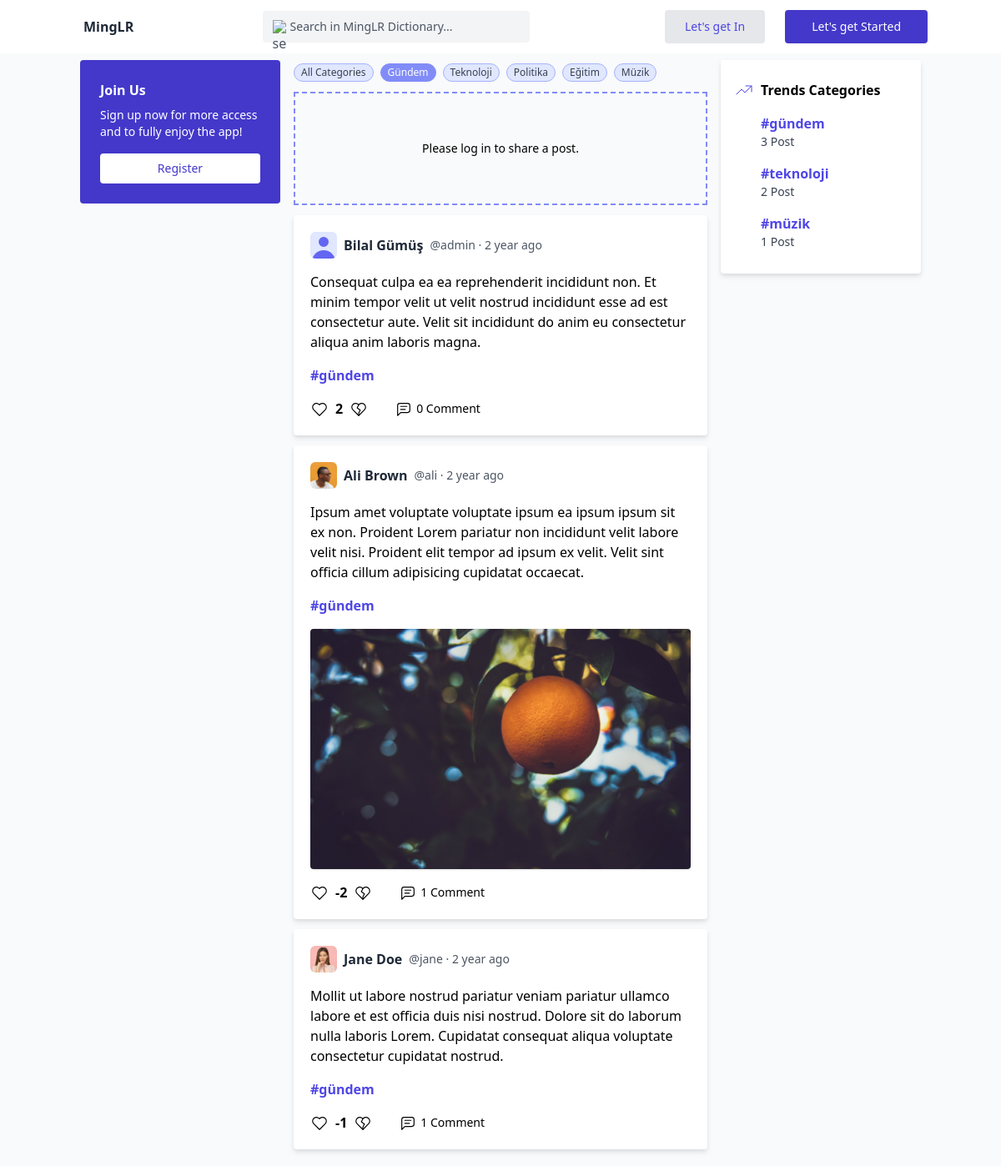
The page /pages/index.php?category_id=1 on the database its author committed.
### tables this page shows
CREATE TABLE `category` (
  `category_id` int(11) NOT NULL,
  `category_title` varchar(50) NOT NULL
);

CREATE TABLE `post` (
  `post_id` int(11) NOT NULL,
  `post_title` varchar(280) NOT NULL,
  `post_image` varchar(50) NOT NULL,
  `user_id` int(50) NOT NULL,
  `post_category_id` int(50) NOT NULL,
  `post_date` timestamp NOT NULL DEFAULT current_timestamp()
);

CREATE TABLE `users` (
  `id` int(11) NOT NULL,
  `username` varchar(255) NOT NULL,
  `first_name` varchar(50) NOT NULL,
  `last_name` varchar(50) NOT NULL,
  `email` varchar(255) NOT NULL,
  `password` varchar(255) NOT NULL,
  `profile_picture` varchar(50) NOT NULL DEFAULT 'default',
  `banner_picture` varchar(50) NOT NULL DEFAULT 'default',
  `role_id` int(11) NOT NULL DEFAULT 3,
  `user_date` timestamp NOT NULL DEFAULT current_timestamp() ON UPDATE current_timestamp()
);

### scripts/format_date.php (called while the page is built, shortened)
<?php
function time_elapsed_string($datetime, $full = false)
{
    $now = new DateTime;
    $ago = new DateTime($datetime);
    $diff = $now->diff($ago);
    $diff->w = floor($diff->d / 7);
    $diff->d -= $diff->w * 7;
    $string = array(
        'y' => 'year',
        'm' => 'month',
        'w' => 'week',
        'd' => 'day',
        'h' => 'hour',
        'i' => 'minute',
        's' => 'second',
    );
    foreach ($string as $k => &$v) {
        if ($diff->$k) {
            $v = $diff->$k . ' ' . $v;
        } else {
            unset($string[$k]);
        }
    }
    if (!$full) $string = array_slice($string, 0, 1);
    return $string ? implode(', ', $string) . ' ago' : 'now';
}
?>

### components/content/components/post-card.php (the view, shortened to what this page needs)
<div class="bg-white drop-shadow-md rounded p-5 my-3">
    <div class="flex items-center gap-2">
        <a href="profile.php?user_id=<?php echo $row["id"]; ?>">
            <?php if (isset($row["profile_picture"]) && $row["profile_picture"] == "default") { ?>
                <div class="relative w-8 h-8 overflow-hidden bg-indigo-100 rounded-md">
                    <svg class="absolute text-indigo-500 w-10 h-10 -left-1" fill="currentColor" viewBox="0 0 20 20" xmlns="http://www.w3.org/2000/svg">
                        <path fill-rule="evenodd" d="M10 9a3 3 0 100-6 3 3 0 000 6zm-7 9a7 7 0 1114 0H3z" clip-rule="evenodd"></path>
                    </svg>
                </div>
            <?php
            } else { ?>
                <img src="../assets/images/user/profile/<?php echo $row["profile_picture"]; ?>" alt="" class="w-8 h-8 rounded-md object-cover" />
            <?php } ?>
        </a>
        <a href="profile.php?user_id=<?php echo $row["id"]; ?>" class="text-gray-800 text-base font-semibold"><?php echo $row["first_name"] . " " . $row["last_name"]; ?></a>
        <p class="text-gray-600 text-sm">@<?php echo $row["username"] ?> · <?php echo time_elapsed_string($row["post_date"]) ?></p>
    </div>
    <a href="post.php?post_id=<?php echo $row["post_id"]; ?>">
        <div class="py-4">
            <?php echo $row["post_title"] ?>
        </div>
    </a>
    <a href="?category_id=<?php echo $row["category_id"]; ?>" class="text-indigo-600 text-base font-semibold">#<?php echo $row["category_title"] ?></a>
    <?php if (isset($row["post_image"]) && $row["post_image"] != "") { ?>
        <a href="post.php?post_id=<?php echo $row["post_id"]; ?>">
            <img src="../assets/images/post/<?php echo $row["post_image"]; ?>" alt="" class="w-full h-72 object-cover shadow rounded mt-4" />
        </a>
    <?php
    } ?>
    <div class="flex mt-4">
        <form method="POST">
            <div class="flex items-center cursor-pointer">
                <button type="submit" name="post_like">
                    <?php
                    $isLikedQuery = "SELECT post_review_type FROM post_review WHERE post_review_user_id = ? AND post_review_post_id = ?;";
                    $stmt = $link->prepare($isLikedQuery);
                    $stmt->bind_param("ii", $user_id, $row["post_id"]);
                    $stmt->execute();
                    $result = $stmt->get_result();
                    $post_review_data = $result->fetch_assoc();
                    ?>
                    <svg xmlns="http://www.w3.org/2000/svg" class="cursor-pointer icon icon-tabler icon-tabler-heart hover:fill-indigo-600 <?php echo $post_review_data["post_review_type"] == 1 ? "fill-indigo-600 hover:text-indigo-600" : "" ?>" width="22" height="22" viewBox="0 0 24 24" stroke-width="1.275" stroke="currentcolor" fill="none" stroke-linecap="round" stroke-linejoin="round">
                        <path stroke="none" d="M0 0h24v24H0z" fill="none" />
                        <path d="M19.5 13.572l-7.5 7.428l-7.5 -7.428m0 0a5 5 0 1 1 7.5 -6.566a5 5 0 1 1 7.5 6.572" />
                    </svg>
                </button>
                <div class="font-bold px-2">
                    <?php
                    $likeCountQuery = "SELECT COUNT(*) as like_count FROM post_review WHERE post_review_post_id = ? AND post_review_type=1;";
                    $stmt = $link->prepare($likeCountQuery);
                    $stmt->bind_param("i", $row["post_id"]);
                    $stmt->execute();
                    $result = $stmt->get_result();
                    $like_count = $result->fetch_assoc();
                    $dislikeCountQuery = "SELECT COUNT(*) as dislike_count FROM post_review WHERE post_review_post_id = ? AND post_review_type=-1;";
                    $stmt = $link->prepare($dislikeCountQuery);
                    $stmt->bind_param("i", $row["post_id"]);
                    $stmt->execute();
                    $result = $stmt->get_result();
                    $dislike_count = $result->fetch_assoc();
                    echo $like_count["like_count"] - $dislike_count["dislike_count"];
                    ?>
                </div>
                <button type="submit" name="post_dislike">
                    <svg xmlns="http://www.w3.org/2000/svg" class="cursor-pointer icon icon-tabler icon-tabler-heart-broken hover:fill-indigo-600 <?php echo $post_review_data["post_review_type"] == -1 ? "fill-indigo-600 hover:text-indigo-600" : "" ?>" width="22" height="22" viewBox="0 0 24 24" stroke-width="1.275" stroke="currentcolor" fill="none" stroke-linecap="round" stroke-linejoin="round">
                        <path stroke="none" d="M0 0h24v24H0z" fill="none" />
                        <path d="M19.5 13.572l-7.5 7.428l-7.5 -7.428a5 5 0 1 1 7.5 -6.566a5 5 0 1 1 7.5 6.572" />
                        <path d="M12 7l-2 4l4 3l-2 4v3" />
                    </svg>
                </button>
            </div>
        </form>
        <div class="flex items-center ml-8 cursor-pointer hover:text-indigo-700">
            <?php
            $postCommentCountQuery = " SELECT COUNT(*) AS post_comment_count FROM post INNER JOIN post_comment ON post_id = post_comment.post_comment_post_id WHERE post_id = ? GROUP BY post_comment_post_id;";
            $stmt = $link->prepare($postCommentCountQuery);
            $stmt->bind_param("i", $row["post_id"]);
            $stmt->execute();
            $result = $stmt->get_result();
            $post_comment_count = $result->fetch_assoc();
            ?>
            <a href="post.php?post_id=<?php echo $row["post_id"]; ?>" class="text-sm px-1"><?php echo (!$result->num_rows) ? "0" : $post_comment_count["post_comment_count"]; ?> Comment</a>
        </div>
    </div>
</div>

### components/content/components/category-list.php
<div class="container mx-auto flex flex-row flex-wrap gap-2">
    <a href="?category_id=0" class="flex justify-center items-center my-1 font-medium py-1 px-2 rounded-full cursor-pointer border <?php echo ($category_id == 0) ? "bg-indigo-400 border-indigo-400 text-white" : "text-gray-700 bg-indigo-100 border-indigo-300" ?>">
        <div class="text-xs font-normal leading-none max-w-full flex-initial">All Categories</div>
    </a>
    <?php
    $categoryQuery = "SELECT * FROM category";
    $categoryList = $link->query($categoryQuery);
    if ($categoryList->num_rows > 0) {
        while ($row = $categoryList->fetch_assoc()) { ?>
            <a href="?category_id=<?php echo $row["category_id"]; ?>" class="flex justify-center items-center my-1 font-medium py-1 px-2 rounded-full cursor-pointer border <?php echo ($category_id == $row["category_id"]) ? "bg-indigo-400 border-indigo-400 text-white" : "text-gray-700 bg-indigo-100 border-indigo-300" ?>">
                <div class="text-xs font-normal leading-none max-w-full flex-initial"><?php echo ucfirst($row["category_title"]); ?></div>
            </a>
    <?php }
    } ?>
</div>

### components/content/index.php
<?php
$user_id = null;
$category_id = $_GET["category_id"] ?? 0;
$post_title = $post_image = $post_category_id = "";
$post_title_err = $post_image_err = $post_category_id_err = $share_post_error = $share_success = "";
include("components/category-list.php");
if (isset($_SESSION["loggedin"]) && $_SESSION["loggedin"] === true) {
    $user_id = $_SESSION["id"];
    if ($_SERVER["REQUEST_METHOD"] == "POST" && isset($_POST['share_post'])) {
        if (is_uploaded_file($_FILES['post_image']['tmp_name'])) {
            date_default_timezone_set('Asia/New Delhi');
            $file_extension = strtolower(pathinfo($_FILES["post_image"]["name"], PATHINFO_EXTENSION));
            $uploaded_file_name = $user_id . "_" . date("Y-m-d_H-i-s") . "_" . rand() . '.' . $file_extension;
            $source_path = $_FILES["post_image"]["tmp_name"];
            $target_path = '../assets/images/post/' . $uploaded_file_name;
            if (move_uploaded_file($source_path, $target_path)) {
                if ($file_extension == 'jpg' || $file_extension == 'png' || $file_extension == 'jpeg') {
                    $post_image = $uploaded_file_name;
                } else {
                    $post_image_err = "Please enter a valid file extension.";
                }
            } else {
                $post_image_err = "We encountered a problem while saving your image.";
            }
        }
        if (empty(trim($_POST["post_title"]))) {
            $post_title_err = "Please fill in the post title.";
        } elseif (strlen(trim($_POST["post_title"])) > 280) {
            $post_title_err = "Your post message must be a maximum of 280 characters.";
        } else {
            $post_title = trim($_POST["post_title"]);
        }
        if (empty(trim($_POST["post_category_id"]))) {
            $post_category_id_err = "Please select a valid category.";
        } else {
            $post_category_id = trim($_POST["post_category_id"]);
        }
        if (empty($post_title_err) && empty($post_image_err) && empty($post_category_id_err)) {
            $query = "INSERT INTO post (post_title, post_image, user_id, post_category_id) values(?,?,?,?)";
            $stmt = $link->prepare($query);
            if ($stmt) {
                $stmt->bind_param("ssii", $post_title, $post_image, $user_id, $post_category_id);
                if ($stmt->execute()) {
                    $share_success = "Your post has been shared successfully.";
                } else {
                    $share_post_error = "Sorry, your post could not be shared at this time.";
                }
            } else {
                $share_post_error = "Sorry, your post could not be shared at this time.";
            }
        }
    }
    if ($_SERVER["REQUEST_METHOD"] == "POST" && isset($_POST['post_like'])) {
        $isLikedQuery = "SELECT * FROM post_review WHERE post_review_user_id = ? AND post_review_post_id = ?;";
        $stmt = $link->prepare($isLikedQuery);
        $stmt->bind_param("ii", $user_id, $_POST['post_id']);
        $stmt->execute();
        $result = $stmt->get_result();
        $post_review_data = $result->fetch_assoc();
        if ($result->num_rows < 1) {
            $query = "INSERT INTO post_review (post_review_user_id, post_review_post_id, post_review_type) VALUES (?,?,1)";
            $stmt = $link->prepare($query);
            $stmt->bind_param("ii", $user_id, $_POST['post_id']);
            $stmt->execute();
            $isLiked = true;
            $isDisliked = false;
        } else if ($post_review_data["post_review_type"] == 1) {
            $query = "DELETE FROM post_review WHERE post_review_user_id=? AND post_review_post_id=?";
            $stmt = $link->prepare($query);
            $stmt->bind_param("ii", $user_id, $_POST['post_id']);
            $stmt->execute();
            $isLiked = false;
            $isDisliked = false;
        } else {
            $query = "UPDATE post_review SET post_review_type=1 WHERE post_review_user_id=? AND post_review_post_id=?";
            $stmt = $link->prepare($query);
            $stmt->bind_param("ii", $user_id, $_POST['post_id']);
            $stmt->execute();
            $isLiked = true;
            $isDisliked = false;
        }
    }
    if ($_SERVER["REQUEST_METHOD"] == "POST" && isset($_POST['post_dislike'])) {
        $isLikedQuery = "SELECT * FROM post_review WHERE post_review_user_id = ? AND post_review_post_id = ?;";
        $stmt = $link->prepare($isLikedQuery);
        $stmt->bind_param("ii", $user_id, $_POST['post_id']);
        $stmt->execute();
        $result = $stmt->get_result();
        $post_review_data = $result->fetch_assoc();
        if ($result->num_rows < 1) {
            $query = "INSERT INTO post_review (post_review_user_id, post_review_post_id, post_review_type) VALUES (?,?,-1)";
            $stmt = $link->prepare($query);
            $stmt->bind_param("ii", $user_id, $_POST['post_id']);
            $stmt->execute();
        } else if ($post_review_data["post_review_type"] == -1) {
            $query = "DELETE FROM post_review WHERE post_review_user_id=? AND post_review_post_id=?";
            $stmt = $link->prepare($query);
            $stmt->bind_param("ii", $user_id, $_POST['post_id']);
            $stmt->execute();
        } else {
            $query = "UPDATE post_review SET post_review_type=-1 WHERE post_review_user_id=? AND post_review_post_id=?";
            $stmt = $link->prepare($query);
            $stmt->bind_param("ii", $user_id, $_POST['post_id']);
            $stmt->execute();
        }
    }
    include("components/share-post.php");
} else {
    include("components/share-post-preview.php");
}
if ($category_id == 0) {
    $postQuery = "SELECT * FROM post INNER JOIN category ON category.category_id = post.post_category_id INNER JOIN users ON users.id = post.user_id ORDER BY post_id DESC;";
    $stmt = $link->prepare($postQuery);
    $stmt->execute();
    $filteredPostData = $stmt->get_result();
} else {
    $filteredPostQuery = "SELECT * FROM post INNER JOIN category ON category.category_id = post.post_category_id INNER JOIN users ON users.id = post.user_id WHERE post.post_category_id = ? ORDER BY post.post_id DESC;";
    $stmt = $link->prepare($filteredPostQuery);
    $stmt->bind_param("i", $category_id);
    $stmt->execute();
    $filteredPostData = $stmt->get_result();
}
if ($filteredPostData->num_rows > 0) {
    while ($row = $filteredPostData->fetch_assoc()) {
        include("components/post-card.php");
    }
} else { ?>
    <div class="pt-16 text-sm text-center">Hmm. This place seems to be empty for now.</div>
<?php }
?>

### components/right-bar/components/trend-card.php (shortened to what this page needs)
<?php function TrendCard($trendData, $title)
{ ?>
    <div class="bg-white drop-shadow-md rounded px-4 py-6">
        <div class="flex gap-2">
            <span class="text-base font-semibold"><?php echo $title; ?></span>
        </div>
        <div class="flex flex-col gap-2 mt-3">
            <?php
            while ($row = $trendData->fetch_assoc()) {
            ?>
                <a href="?category_id=<?php echo $row["category_id"]; ?>" class="flex flex-col py-1 pl-8 hover:bg-indigo-50">
                    <span class="text-indigo-600 text-base font-semibold">#<?php echo $row["category_title"]; ?></span>
                    <span class="text-gray-700 text-sm"><?php echo $row["COUNT(post_id)"]; ?> Post</span>
                </a>
            <?php }
            ?>
        </div>
    </div>
<?php } ?>

### rows shown on the page
category: category_title "Gündem", category_title "gündem", COUNT "3"
category: category_title "Teknoloji", category_title "teknoloji", COUNT "2"
category: category_title "Politika"
category: category_title "Eğitim"
category: category_title "Müzik", category_title "müzik", COUNT "1"
post: user.first_name "Bilal", user.last_name "Gümüş", user.username "admin", post_date "2 year ago", post_title "Consequat culpa ea ea reprehenderit incididunt non. Et minim tempor velit ut velit nostrud incididunt esse ad est consectetur aute. Velit sit incididunt do anim eu consectetur aliqua anim laboris magna.", category.category_title "gündem", dislike_count "2", shows "0"
post: user.profile_picture (picture), user.first_name "Ali", user.last_name "Brown", user.username "ali", post_date "2 year ago", post_title "Ipsum amet voluptate voluptate ipsum ea ipsum ipsum sit ex non. Proident Lorem pariatur non incididunt velit labore velit nisi. Proident elit tempor ad ipsum ex velit. Velit sint officia cillum adipisicing cupidatat occaecat.", category.category_title "gündem", post_image (picture), dislike_count "-2", post_comment_count "1"
post: user.profile_picture (picture), user.first_name "Jane", user.last_name "Doe", user.username "jane", post_date "2 year ago", post_title "Mollit ut labore nostrud pariatur veniam pariatur ullamco labore et est officia duis nisi nostrud. Dolore sit do laborum nulla laboris Lorem. Cupidatat consequat aliqua voluptate consectetur cupidatat nostrud.", category.category_title "gündem", dislike_count "-1", post_comment_count "1"

### other values the page prints
$title "Trends Categories"
